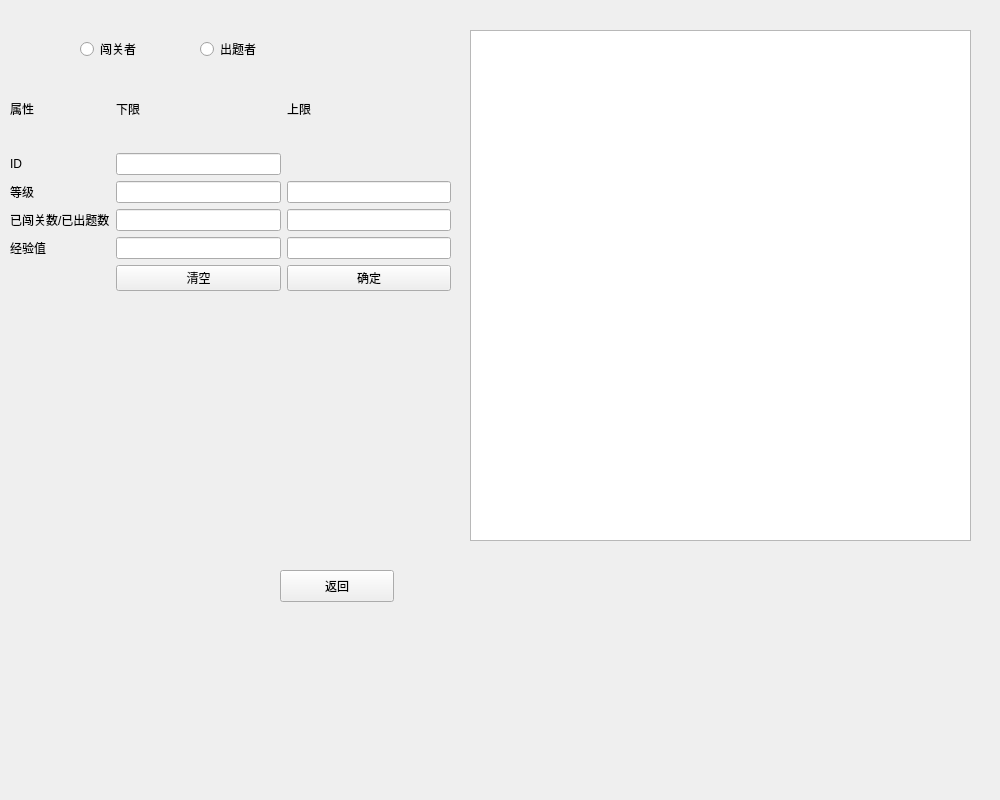
<?xml version="1.0" encoding="UTF-8"?>
<ui version="4.0">
 <class>User_data</class>
 <widget class="QWidget" name="User_data">
  <property name="geometry">
   <rect>
    <x>0</x>
    <y>0</y>
    <width>1000</width>
    <height>800</height>
   </rect>
  </property>
  <property name="minimumSize">
   <size>
    <width>1000</width>
    <height>800</height>
   </size>
  </property>
  <property name="maximumSize">
   <size>
    <width>1000</width>
    <height>800</height>
   </size>
  </property>
  <property name="windowTitle">
   <string>Form</string>
  </property>
  <widget class="QWidget" name="widget" native="true">
   <property name="geometry">
    <rect>
     <x>80</x>
     <y>30</y>
     <width>234</width>
     <height>38</height>
    </rect>
   </property>
   <layout class="QHBoxLayout" name="horizontalLayout">
    <item>
     <widget class="QRadioButton" name="playerbt">
      <property name="text">
       <string>闯关者</string>
      </property>
     </widget>
    </item>
    <item>
     <widget class="QRadioButton" name="questionerbt">
      <property name="text">
       <string>出题者</string>
      </property>
     </widget>
    </item>
   </layout>
  </widget>
  <widget class="QWidget" name="widget_2" native="true">
   <property name="geometry">
    <rect>
     <x>20</x>
     <y>60</y>
     <width>358</width>
     <height>44</height>
    </rect>
   </property>
   <layout class="QHBoxLayout" name="horizontalLayout_2"/>
  </widget>
  <widget class="QPushButton" name="exitbt">
   <property name="geometry">
    <rect>
     <x>280</x>
     <y>570</y>
     <width>114</width>
     <height>32</height>
    </rect>
   </property>
   <property name="text">
    <string>返回</string>
   </property>
  </widget>
  <widget class="QWidget" name="widget_3" native="true">
   <property name="geometry">
    <rect>
     <x>10</x>
     <y>70</y>
     <width>441</width>
     <height>221</height>
    </rect>
   </property>
   <layout class="QGridLayout" name="gridLayout">
    <item row="1" column="0">
     <widget class="QLabel" name="label">
      <property name="text">
       <string>ID</string>
      </property>
     </widget>
    </item>
    <item row="1" column="1">
     <widget class="QLineEdit" name="idin"/>
    </item>
    <item row="2" column="0">
     <widget class="QLabel" name="label_2">
      <property name="text">
       <string>等级</string>
      </property>
     </widget>
    </item>
    <item row="2" column="1">
     <widget class="QLineEdit" name="levelmin"/>
    </item>
    <item row="2" column="2">
     <widget class="QLineEdit" name="levelmax"/>
    </item>
    <item row="3" column="0">
     <widget class="QLabel" name="label_3">
      <property name="text">
       <string>已闯关数/已出题数</string>
      </property>
     </widget>
    </item>
    <item row="3" column="1">
     <widget class="QLineEdit" name="cgmin"/>
    </item>
    <item row="3" column="2">
     <widget class="QLineEdit" name="cgmax"/>
    </item>
    <item row="4" column="0">
     <widget class="QLabel" name="label_4">
      <property name="text">
       <string>经验值</string>
      </property>
     </widget>
    </item>
    <item row="4" column="1">
     <widget class="QLineEdit" name="jymin"/>
    </item>
    <item row="4" column="2">
     <widget class="QLineEdit" name="jymax"/>
    </item>
    <item row="0" column="0">
     <widget class="QLabel" name="label_5">
      <property name="text">
       <string>属性</string>
      </property>
     </widget>
    </item>
    <item row="0" column="1">
     <widget class="QLabel" name="label_6">
      <property name="text">
       <string>下限</string>
      </property>
     </widget>
    </item>
    <item row="0" column="2">
     <widget class="QLabel" name="label_7">
      <property name="text">
       <string>上限</string>
      </property>
     </widget>
    </item>
    <item row="5" column="1">
     <widget class="QPushButton" name="clearbt">
      <property name="text">
       <string>清空</string>
      </property>
     </widget>
    </item>
    <item row="5" column="2">
     <widget class="QPushButton" name="okbt">
      <property name="text">
       <string>确定</string>
      </property>
     </widget>
    </item>
   </layout>
  </widget>
  <widget class="QTableWidget" name="tableWidget">
   <property name="geometry">
    <rect>
     <x>470</x>
     <y>30</y>
     <width>501</width>
     <height>511</height>
    </rect>
   </property>
   <property name="font">
    <font>
     <pointsize>20</pointsize>
    </font>
   </property>
  </widget>
 </widget>
 <resources/>
 <connections/>
</ui>
